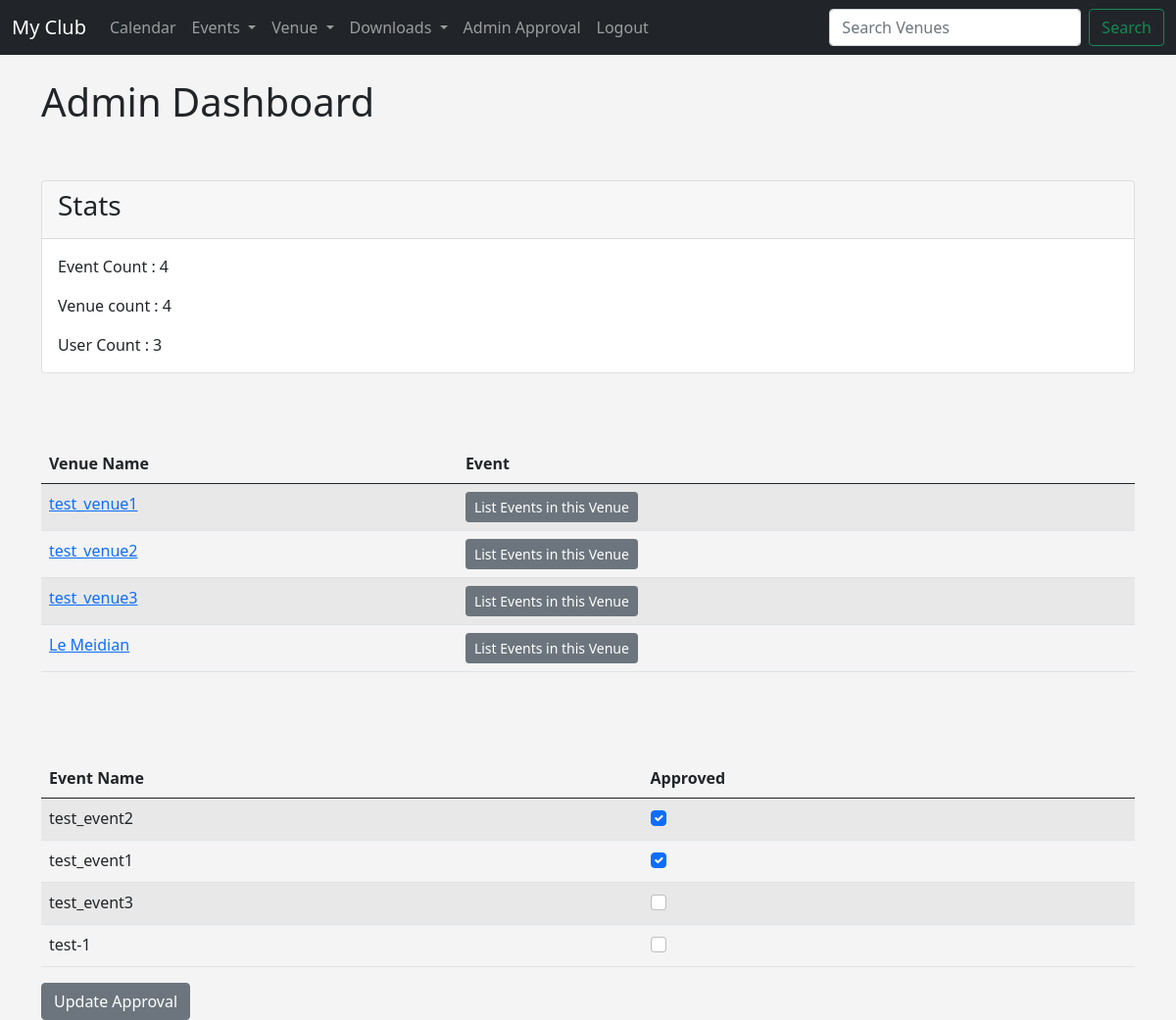
Page /admin_approval/ (signed in) on the earlier database version.
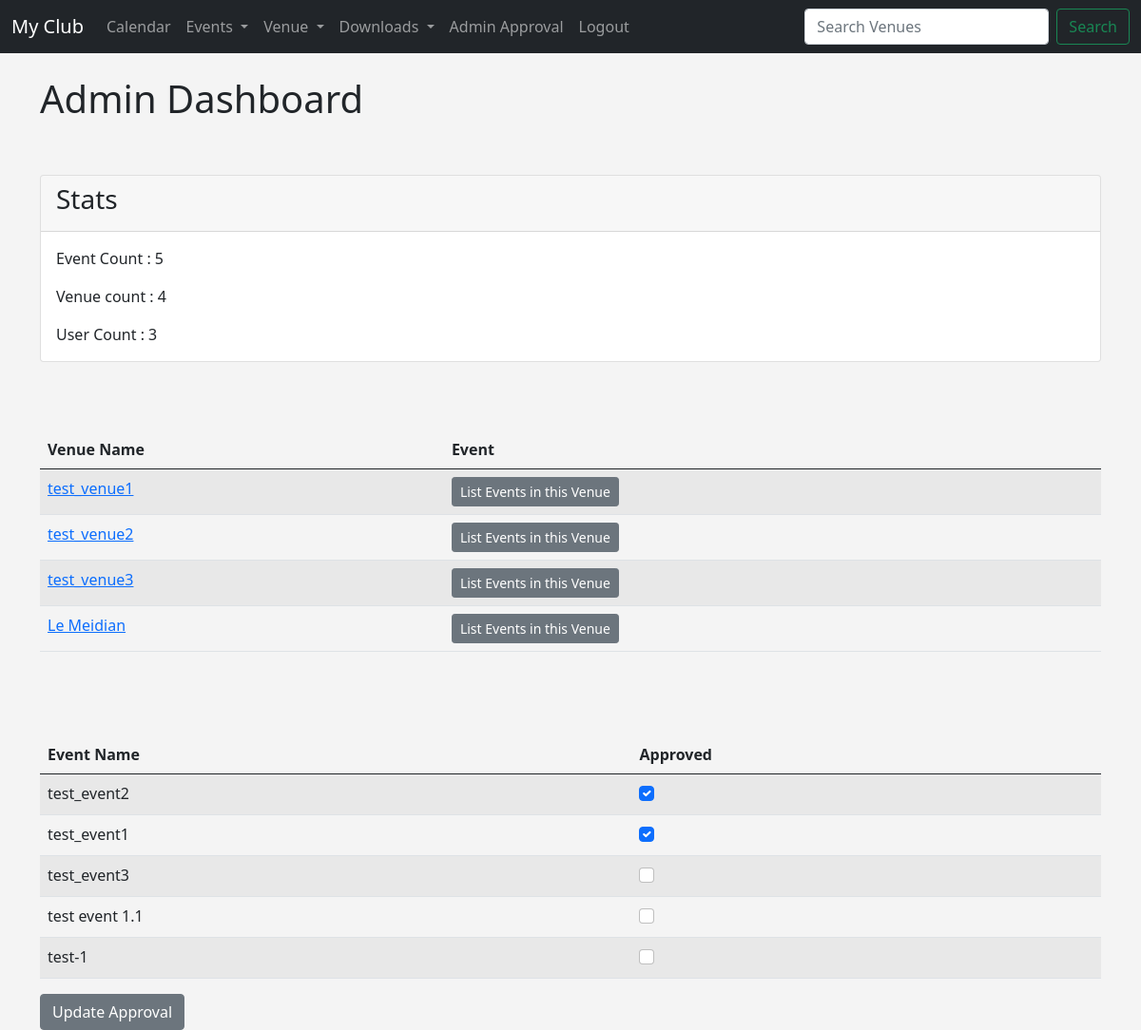
Same page on the later database version.
### events/models.py (models this page shows, shortened)
class Venue(models.Model):
    name = models.CharField('Venue Name', max_length=120)
    address = models.CharField(max_length=300)
    zip_code =models.CharField('Zip Code', max_length=10)
    phone = models.CharField('Contact Phone', max_length=15,blank=True)
    website = models.URLField('Website Address',blank=True)
    email_address = models.EmailField('Email Address',blank=True)
    owner = models.IntegerField('Venue Owner', blank=False, default=1)
    venue_image = models.ImageField(null=True, blank=True, upload_to='Images/')
    def __str__(self):
        return self.name

class Event(models.Model):
    name = models.CharField('Event Name', max_length=120)
    event_date = models.DateTimeField('Event date')
    venue = models.ForeignKey(Venue, blank=True, null=True, on_delete=models.CASCADE)
    manager = models.ForeignKey(User, blank=True, null=True, on_delete=models.SET_NULL)
    description = models.TextField(blank=True)
    attendees = models.ManyToManyField(User, related_name='attendees', blank=True)
    approved = models.BooleanField('Approved', default = False)
    def __str__(self):
        return self.name

### events/views.py (the view)
# urls.py: path('admin_approval/', views.admin_approval, name='admin_approval'),
def admin_approval(request):
    event_count = Event.objects.all().count()
    venue_count = Venue.objects.all().count()
    user_count = User.objects.all().count()
    venue_list = Venue.objects.all()
    event_list =Event.objects.all().order_by('-event_date')
    if request.user.is_superuser:
        if request.method == "POST":
            id_list = request.POST.getlist('boxes')
            event_list.update(approved=False)
            for x in id_list:
                Event.objects.filter(pk=int(x)).update(approved = True)
            messages.success(request,'Approval has been Updated')
            return redirect('list-events')
        else:
            return render(request, 'events/admin_approval.html',{
                "event_list" : event_list,
                "event_count" : event_count,
                "venue_count" : venue_count,
                "user_count" : user_count,
                "venue_list" : venue_list,
                })
    else:
        messages.success(request,'You are not authorised to use this')
        return redirect('home')
    return render(request, 'events/admin_approval.html')

### templates/events/admin_approval.html (shortened to what this page needs)
{% extends 'events/base.html' %}
    {% block content %}
       <h1>Admin Dashboard</h1>
       <br><br>
        <form action="" method="post">
            <div class="card">
                <div class="card-header">
                  <h3>Stats</h3>
                </div>
                <div class="card-body">
                  <p class="card-text">Event Count : {{event_count}}</p>
                  <p class="card-text">Venue count : {{venue_count}}</p>
                  <p class="card-text">User Count : {{user_count}} </p>
                </div>
              </div>
            <br><br><br>
            <table class="table table-striped table-hover">
                <thead>
                    <tr>
                        <th scope="col">Venue Name</th>
                        <th scope="col">Event</th>
          </tr>
        </thead>
        <tbody>
            {% for venue in venue_list  %}
            <tr>
                <td>
                    <a href="{% url 'show-venue' venue.id %}">
                        {{venue}}
                    </a>
                </td>
                <td >
                    <a href="{% url 'venue_events' venue.id %}" class="btn btn-secondary btn-sm">
                        List Events in this Venue
                    </a>
                </td>
            </tr>
            {% endfor %}
        </tbody>
      </table>
            <br><br><br>
            <table class="table table-striped table-hover">
                <thead>
                    <tr>
                        <th scope="col">Event Name</th>
                        <th scope="col">Approved</th>
          </tr>
        </thead>
        <tbody>
            {% for event in event_list  %}
            <tr>
                <td> {{event}} </td>
                <td>
                    {% if event.approved %}
                    <div class="form-check">
                        <input class="form-check-input"  type="checkbox" checked = 'checked' value={{event.id}} name="boxes">
                    </div>
                    {% else %}
                    <div class="form-check">
                        <input class="form-check-input"  type="checkbox"  value={{event.id}} name="boxes">
                    </div>
                    {% endif %}
                </td>
            </tr>
            {% endfor %}
        </tbody>
      </table>
      <button class="btn btn-secondary" type="submit"> Update Approval</button>
    </form>
    {% endblock %}

Differences in the rows shown:
added Event: name "test event 1.1"
Other differences:
{{ event_count }}: "4" → "5"
